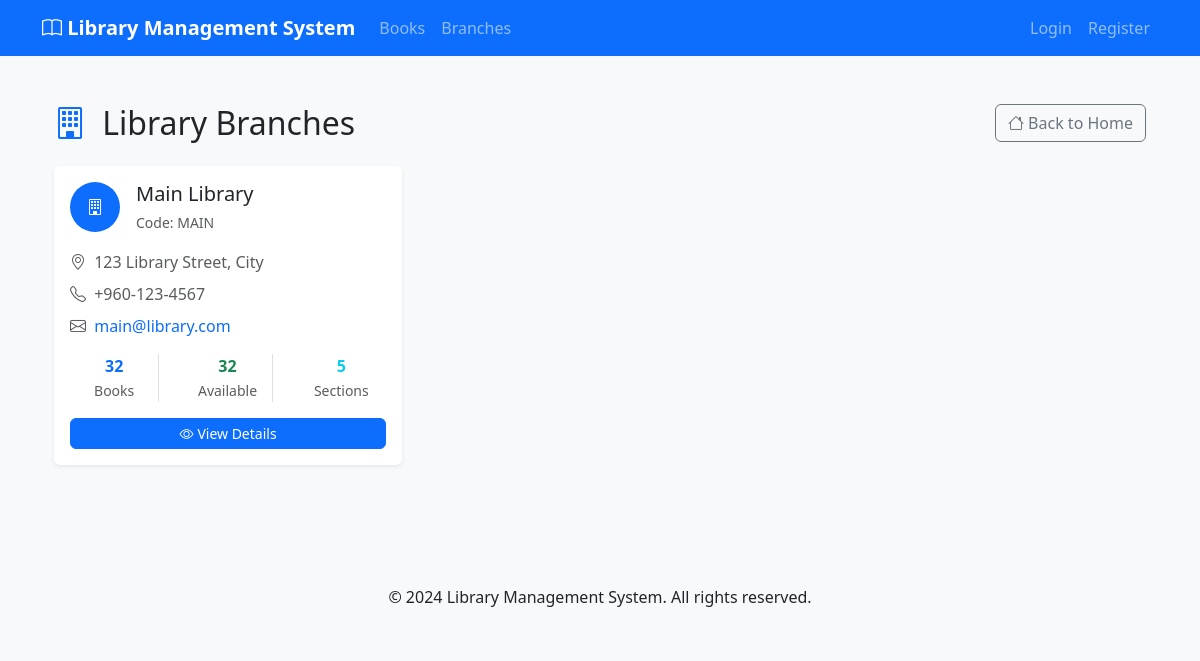
The page /branches/ on the database its author committed.
### library_branches/models.py (models this page shows, shortened)
class LibraryBranch(models.Model):
    name = models.CharField(max_length=200)
    code = models.CharField(max_length=10, unique=True)
    address = models.TextField()
    phone_regex = RegexValidator(
        regex=r'^\+?1?\d{9,15}$',
        message="Phone number must be entered in the format: '+999999999'. Up to 15 digits allowed."
    )
    phone_number = models.CharField(validators=[phone_regex], max_length=17)
    email = models.EmailField()
    manager_name = models.CharField(max_length=100)
    is_active = models.BooleanField(default=True)
    established_date = models.DateField()
    total_capacity = models.PositiveIntegerField(help_text="Maximum number of books this branch can hold")
    wifi_available = models.BooleanField(default=True)
    parking_available = models.BooleanField(default=False)
    accessible_entrance = models.BooleanField(default=True)
    study_rooms = models.PositiveIntegerField(default=0)
    computer_stations = models.PositiveIntegerField(default=0)
    created_at = models.DateTimeField(auto_now_add=True)
    updated_at = models.DateTimeField(auto_now=True)
    class Meta:
        ordering = ['name']
    @property
    def current_book_count(self):
        return self.book_copies.count()
    @property
    def available_books_count(self):
        return self.book_copies.filter(status='available').count()
    @property
    def total_books(self):
        return self.current_book_count
    @property
    def available_books(self):
        return self.available_books_count
    @property
    def sections_count(self):
        return self.sections.count()

### library_branches/views.py (the view)
# urls.py: path('', views.BranchListView.as_view(), name='branch_list'),
class BranchListView(ListView):
    model = LibraryBranch
    template_name = 'library_branches/branch_list.html'
    context_object_name = 'branches'
    def get_queryset(self):
        return LibraryBranch.objects.filter(is_active=True).order_by('name')

### templates/library_branches/branch_list.html (shortened to what this page needs)
{% extends 'base.html' %}
{% load static %}
{% block content %}
<div class="container py-4">
    <div class="row">
        <div class="col-12">
            <div class="d-flex justify-content-between align-items-center mb-4">
                <h1 class="h2 mb-0">
                    <i class="bi bi-building text-primary me-2"></i>
                    Library Branches
                </h1>
                <a href="{% url 'home' %}" class="btn btn-outline-secondary">
                    <i class="bi bi-house me-1"></i>Back to Home
                </a>
            </div>
            {% if branches %}
                <div class="row">
                    {% for branch in branches %}
                    <div class="col-md-6 col-lg-4 mb-4">
                        <div class="card h-100 shadow-sm">
                            <div class="card-body">
                                <div class="d-flex align-items-start mb-3">
                                    <div class="flex-shrink-0">
                                        <div class="bg-primary text-white rounded-circle d-flex align-items-center justify-content-center" style="width: 50px; height: 50px;">
                                            <i class="bi bi-building"></i>
                                        </div>
                                    </div>
                                    <div class="flex-grow-1 ms-3">
                                        <h5 class="card-title mb-1">{{ branch.name }}</h5>
                                        <small class="text-muted">Code: {{ branch.code }}</small>
                                    </div>
                                </div>
                                <div class="mb-3">
                                    {% if branch.address %}
                                        <p class="text-muted mb-2">
                                            <i class="bi bi-geo-alt me-1"></i>
                                            {{ branch.address }}
                                        </p>
                                    {% endif %}
                                    {% if branch.phone_number %}
                                        <p class="text-muted mb-2">
                                            <i class="bi bi-telephone me-1"></i>
                                            {{ branch.phone_number }}
                                        </p>
                                    {% endif %}
                                    {% if branch.email %}
                                        <p class="text-muted mb-2">
                                            <i class="bi bi-envelope me-1"></i>
                                            <a href="mailto:{{ branch.email }}" class="text-decoration-none">{{ branch.email }}</a>
                                        </p>
                                    {% endif %}
                                </div>
                                <div class="row text-center mb-3">
                                    <div class="col-4">
                                        <div class="border-end">
                                            <div class="fw-bold text-primary">{{ branch.total_books }}</div>
                                            <small class="text-muted">Books</small>
                                        </div>
                                    </div>
                                    <div class="col-4">
                                        <div class="border-end">
                                            <div class="fw-bold text-success">{{ branch.available_books }}</div>
                                            <small class="text-muted">Available</small>
                                        </div>
                                    </div>
                                    <div class="col-4">
                                        <div class="fw-bold text-info">{{ branch.sections_count }}</div>
                                        <small class="text-muted">Sections</small>
                                    </div>
                                </div>
                                <div class="mt-auto">
                                    <a href="{% url 'library_branches:branch_detail' branch.pk %}" class="btn btn-primary btn-sm w-100">
                                        <i class="bi bi-eye me-1"></i>View Details
                                    </a>
                                </div>
                            </div>
                        </div>
                    </div>
                    {% endfor %}
                </div>
            {% endif %}
        </div>
    </div>
</div>
{% endblock %}

### static/css/custom.css (style rules this page uses)
body { background-color: #f8f9fa; }
.card { border: none; box-shadow: 0 0.125rem 0.25rem rgba(0, 0, 0, 0.075); transition: box-shadow 0.15s ease-in-out; }
.btn { border-radius: 6px; }

### rows shown on the page
LibraryBranch: name "Main Library", code "MAIN", address "123 Library Street, City", phone_number "+960-123-4567", email "main@library.com", total_books "32", available_books "32", sections_count "5"
